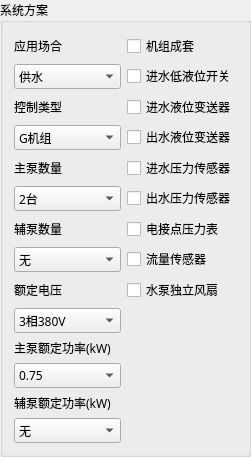
       <widget class="QGroupBox" name="groupBox_101">
        <property name="geometry">
         <rect>
          <x>10</x>
          <y>240</y>
          <width>251</width>
          <height>399</height>
         </rect>
        </property>
        <property name="font">
         <font>
          <family>微软雅黑</family>
         </font>
        </property>
        <property name="title">
         <string>系统方案</string>
        </property>
        <layout class="QGridLayout" name="gridLayout_5">
         <item row="15" column="0">
          <widget class="QLabel" name="label_116">
           <property name="sizePolicy">
            <sizepolicy hsizetype="Preferred" vsizetype="Preferred">
             <horstretch>0</horstretch>
             <verstretch>0</verstretch>
            </sizepolicy>
           </property>
           <property name="font">
            <font>
             <family>微软雅黑</family>
            </font>
           </property>
           <property name="text">
            <string>辅泵额定功率(kW)</string>
           </property>
          </widget>
         </item>
         <item row="9" column="1">
          <widget class="QCheckBox" name="checkBox_118">
           <property name="text">
            <string>水泵独立风扇</string>
           </property>
          </widget>
         </item>
         <item row="3" column="1">
          <widget class="QCheckBox" name="checkBox_113">
           <property name="text">
            <string>出水液位变送器</string>
           </property>
          </widget>
         </item>
         <item row="7" column="0">
          <widget class="QLabel" name="label_113">
           <property name="sizePolicy">
            <sizepolicy hsizetype="Preferred" vsizetype="Preferred">
             <horstretch>0</horstretch>
             <verstretch>0</verstretch>
            </sizepolicy>
           </property>
           <property name="font">
            <font>
             <family>微软雅黑</family>
            </font>
           </property>
           <property name="text">
            <string>辅泵数量</string>
           </property>
          </widget>
         </item>
         <item row="4" column="1">
          <widget class="QCheckBox" name="checkBox_114">
           <property name="text">
            <string>进水压力传感器</string>
           </property>
          </widget>
         </item>
         <item row="16" column="0">
          <widget class="QComboBox" name="comboBox_116">
           <property name="sizePolicy">
            <sizepolicy hsizetype="Preferred" vsizetype="Preferred">
             <horstretch>0</horstretch>
             <verstretch>0</verstretch>
            </sizepolicy>
           </property>
           <property name="font">
            <font>
             <family>微软雅黑</family>
            </font>
           </property>
           <item>
            <property name="text">
             <string>无</string>
            </property>
           </item>
           <item>
            <property name="text">
             <string>0.75</string>
            </property>
           </item>
           <item>
            <property name="text">
             <string>1.1</string>
            </property>
           </item>
           <item>
            <property name="text">
             <string>1.5</string>
            </property>
           </item>
           <item>
            <property name="text">
             <string>2.2</string>
            </property>
           </item>
           <item>
            <property name="text">
             <string>3</string>
            </property>
           </item>
           <item>
            <property name="text">
             <string>3.7</string>
            </property>
           </item>
           <item>
            <property name="text">
             <string>4</string>
            </property>
           </item>
           <item>
            <property name="text">
             <string>5.5</string>
            </property>
           </item>
           <item>
            <property name="text">
             <string>7.5</string>
            </property>
           </item>
           <item>
            <property name="text">
             <string>11</string>
            </property>
           </item>
           <item>
            <property name="text">
             <string>15</string>
            </property>
           </item>
           <item>
            <property name="text">
             <string>18.5</string>
            </property>
           </item>
           <item>
            <property name="text">
             <string>22</string>
            </property>
           </item>
           <item>
            <property name="text">
             <string>30</string>
            </property>
           </item>
           <item>
            <property name="text">
             <string>37</string>
            </property>
           </item>
           <item>
            <property name="text">
             <string>45</string>
            </property>
           </item>
           <item>
            <property name="text">
             <string>55</string>
            </property>
           </item>
           <item>
            <property name="text">
             <string>75</string>
            </property>
           </item>
           <item>
            <property name="text">
             <string>90</string>
            </property>
           </item>
           <item>
            <property name="text">
             <string>110</string>
            </property>
           </item>
           <item>
            <property name="text">
             <string>132</string>
            </property>
           </item>
           <item>
            <property name="text">
             <string>160</string>
            </property>
           </item>
           <item>
            <property name="text">
             <string>185</string>
            </property>
           </item>
           <item>
            <property name="text">
             <string>200</string>
            </property>
           </item>
           <item>
            <property name="text">
             <string>其它</string>
            </property>
           </item>
          </widget>
         </item>
         <item row="8" column="1">
          <widget class="QCheckBox" name="checkBox_117">
           <property name="text">
            <string>流量传感器</string>
           </property>
          </widget>
         </item>
         <item row="7" column="1">
          <widget class="QCheckBox" name="checkBox_116">
           <property name="text">
            <string>电接点压力表</string>
           </property>
          </widget>
         </item>
         <item row="11" column="0">
          <widget class="QLabel" name="label_115">
           <property name="sizePolicy">
            <sizepolicy hsizetype="Preferred" vsizetype="Preferred">
             <horstretch>0</horstretch>
             <verstretch>0</verstretch>
            </sizepolicy>
           </property>
           <property name="font">
            <font>
             <family>微软雅黑</family>
            </font>
           </property>
           <property name="text">
            <string>主泵额定功率(kW)</string>
           </property>
          </widget>
         </item>
         <item row="17" column="0">
          <spacer name="verticalSpacer_10">
           <property name="orientation">
            <enum>Qt::Vertical</enum>
           </property>
           <property name="sizeHint" stdset="0">
            <size>
             <width>20</width>
             <height>40</height>
            </size>
           </property>
          </spacer>
         </item>
         <item row="1" column="1">
          <widget class="QCheckBox" name="checkBox_111">
           <property name="text">
            <string>进水低液位开关</string>
           </property>
          </widget>
         </item>
         <item row="5" column="1">
          <widget class="QCheckBox" name="checkBox_115">
           <property name="text">
            <string>出水压力传感器</string>
           </property>
          </widget>
         </item>
         <item row="4" column="0">
          <widget class="QLabel" name="label_112">
           <property name="sizePolicy">
            <sizepolicy hsizetype="Preferred" vsizetype="Preferred">
             <horstretch>0</horstretch>
             <verstretch>0</verstretch>
            </sizepolicy>
           </property>
           <property name="font">
            <font>
             <family>微软雅黑</family>
            </font>
           </property>
           <property name="text">
            <string>主泵数量</string>
           </property>
          </widget>
         </item>
         <item row="2" column="1">
          <widget class="QCheckBox" name="checkBox_112">
           <property name="text">
            <string>进水液位变送器</string>
           </property>
          </widget>
         </item>
         <item row="10" column="0">
          <widget class="QComboBox" name="comboBox_114">
           <property name="sizePolicy">
            <sizepolicy hsizetype="Preferred" vsizetype="Preferred">
             <horstretch>0</horstretch>
             <verstretch>0</verstretch>
            </sizepolicy>
           </property>
           <property name="font">
            <font>
             <family>微软雅黑</family>
            </font>
           </property>
           <item>
            <property name="text">
             <string>3相380V</string>
            </property>
           </item>
           <item>
            <property name="text">
             <string>单相220V</string>
            </property>
           </item>
           <item>
            <property name="text">
             <string>其它</string>
            </property>
           </item>
          </widget>
         </item>
         <item row="3" column="0">
          <widget class="QComboBox" name="comboBox_111">
           <property name="sizePolicy">
            <sizepolicy hsizetype="Preferred" vsizetype="Preferred">
             <horstretch>0</horstretch>
             <verstretch>0</verstretch>
            </sizepolicy>
           </property>
           <property name="font">
            <font>
             <family>微软雅黑</family>
            </font>
           </property>
           <item>
            <property name="text">
             <string>G机组</string>
            </property>
           </item>
           <item>
            <property name="text">
             <string>GMD机组</string>
            </property>
           </item>
           <item>
            <property name="text">
             <string>GHV机组</string>
            </property>
           </item>
           <item>
            <property name="text">
             <string>XBC1000机组</string>
            </property>
           </item>
           <item>
            <property name="text">
             <string>消防增压</string>
            </property>
           </item>
           <item>
            <property name="text">
             <string>消防稳压</string>
            </property>
           </item>
           <item>
            <property name="text">
             <string>消防增压稳压</string>
            </property>
           </item>
           <item>
            <property name="text">
             <string>罐式无负压</string>
            </property>
           </item>
           <item>
            <property name="text">
             <string>箱式无负压</string>
            </property>
           </item>
           <item>
            <property name="text">
             <string>微型机组</string>
            </property>
           </item>
          </widget>
         </item>
         <item row="8" column="0">
          <widget class="QComboBox" name="comboBox_113">
           <property name="sizePolicy">
            <sizepolicy hsizetype="Preferred" vsizetype="Preferred">
             <horstretch>0</horstretch>
             <verstretch>0</verstretch>
            </sizepolicy>
           </property>
           <property name="font">
            <font>
             <family>微软雅黑</family>
            </font>
           </property>
           <item>
            <property name="text">
             <string>无</string>
            </property>
           </item>
           <item>
            <property name="text">
             <string>1</string>
            </property>
           </item>
           <item>
            <property name="text">
             <string>2</string>
            </property>
           </item>
           <item>
            <property name="text">
             <string>3</string>
            </property>
           </item>
          </widget>
         </item>
         <item row="0" column="1">
          <widget class="QCheckBox" name="checkBox_110">
           <property name="text">
            <string>机组成套</string>
           </property>
          </widget>
         </item>
         <item row="9" column="0">
          <widget class="QLabel" name="label_114">
           <property name="sizePolicy">
            <sizepolicy hsizetype="Preferred" vsizetype="Preferred">
             <horstretch>0</horstretch>
             <verstretch>0</verstretch>
            </sizepolicy>
           </property>
           <property name="font">
            <font>
             <family>微软雅黑</family>
            </font>
           </property>
           <property name="text">
            <string>额定电压</string>
           </property>
          </widget>
         </item>
         <item row="5" column="0">
          <widget class="QComboBox" name="comboBox_112">
           <property name="sizePolicy">
            <sizepolicy hsizetype="Preferred" vsizetype="Preferred">
             <horstretch>0</horstretch>
             <verstretch>0</verstretch>
            </sizepolicy>
           </property>
           <property name="font">
            <font>
             <family>微软雅黑</family>
            </font>
           </property>
           <item>
            <property name="text">
             <string>2台</string>
            </property>
           </item>
           <item>
            <property name="text">
             <string>3台</string>
            </property>
           </item>
           <item>
            <property name="text">
             <string>4台</string>
            </property>
           </item>
           <item>
            <property name="text">
             <string>5台</string>
            </property>
           </item>
           <item>
            <property name="text">
             <string>6台</string>
            </property>
           </item>
          </widget>
         </item>
         <item row="1" column="0">
          <widget class="QComboBox" name="comboBox_110">
           <property name="sizePolicy">
            <sizepolicy hsizetype="Preferred" vsizetype="Preferred">
             <horstretch>0</horstretch>
             <verstretch>0</verstretch>
            </sizepolicy>
           </property>
           <property name="font">
            <font>
             <family>微软雅黑</family>
            </font>
           </property>
           <item>
            <property name="text">
             <string>供水</string>
            </property>
           </item>
           <item>
            <property name="text">
             <string>消防</string>
            </property>
           </item>
          </widget>
         </item>
         <item row="0" column="0">
          <widget class="QLabel" name="label_110">
           <property name="sizePolicy">
            <sizepolicy hsizetype="Preferred" vsizetype="Preferred">
             <horstretch>0</horstretch>
             <verstretch>0</verstretch>
            </sizepolicy>
           </property>
           <property name="font">
            <font>
             <family>微软雅黑</family>
            </font>
           </property>
           <property name="text">
            <string>应用场合</string>
           </property>
          </widget>
         </item>
         <item row="12" column="0">
          <widget class="QComboBox" name="comboBox_115">
           <property name="sizePolicy">
            <sizepolicy hsizetype="Preferred" vsizetype="Preferred">
             <horstretch>0</horstretch>
             <verstretch>0</verstretch>
            </sizepolicy>
           </property>
           <property name="font">
            <font>
             <family>微软雅黑</family>
            </font>
           </property>
           <item>
            <property name="text">
             <string>0.75</string>
            </property>
           </item>
           <item>
            <property name="text">
             <string>1.1</string>
            </property>
           </item>
           <item>
            <property name="text">
             <string>1.5</string>
            </property>
           </item>
           <item>
            <property name="text">
             <string>2.2</string>
            </property>
           </item>
           <item>
            <property name="text">
             <string>3</string>
            </property>
           </item>
           <item>
            <property name="text">
             <string>3.7</string>
            </property>
           </item>
           <item>
            <property name="text">
             <string>4</string>
            </property>
           </item>
           <item>
            <property name="text">
             <string>5.5</string>
            </property>
           </item>
           <item>
            <property name="text">
             <string>7.5</string>
            </property>
           </item>
           <item>
            <property name="text">
             <string>11</string>
            </property>
           </item>
           <item>
            <property name="text">
             <string>15</string>
            </property>
           </item>
           <item>
            <property name="text">
             <string>18.5</string>
            </property>
           </item>
           <item>
            <property name="text">
             <string>22</string>
            </property>
           </item>
           <item>
            <property name="text">
             <string>30</string>
            </property>
           </item>
           <item>
            <property name="text">
             <string>37</string>
            </property>
           </item>
           <item>
            <property name="text">
             <string>45</string>
            </property>
           </item>
           <item>
            <property name="text">
             <string>55</string>
            </property>
           </item>
           <item>
            <property name="text">
             <string>75</string>
            </property>
           </item>
           <item>
            <property name="text">
             <string>90</string>
            </property>
           </item>
           <item>
            <property name="text">
             <string>110</string>
            </property>
           </item>
           <item>
            <property name="text">
             <string>132</string>
            </property>
           </item>
           <item>
            <property name="text">
             <string>160</string>
            </property>
           </item>
           <item>
            <property name="text">
             <string>185</string>
            </property>
           </item>
           <item>
            <property name="text">
             <string>200</string>
            </property>
           </item>
           <item>
            <property name="text">
             <string>其它</string>
            </property>
           </item>
          </widget>
         </item>
         <item row="2" column="0">
          <widget class="QLabel" name="label_111">
           <property name="sizePolicy">
            <sizepolicy hsizetype="Preferred" vsizetype="Preferred">
             <horstretch>0</horstretch>
             <verstretch>0</verstretch>
            </sizepolicy>
           </property>
           <property name="font">
            <font>
             <family>微软雅黑</family>
            </font>
           </property>
           <property name="text">
            <string>控制类型</string>
           </property>
          </widget>
         </item>
         <item row="18" column="0">
          <spacer name="verticalSpacer_17">
           <property name="orientation">
            <enum>Qt::Vertical</enum>
           </property>
           <property name="sizeHint" stdset="0">
            <size>
             <width>20</width>
             <height>40</height>
            </size>
           </property>
          </spacer>
         </item>
        </layout>
       </widget>
